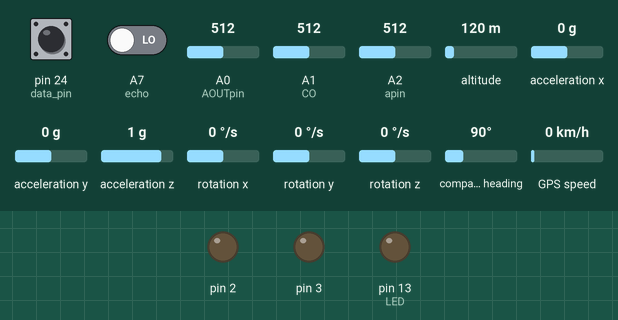
Bench run of a sketch on a simulated Arduino Mega 2560, built with avr-gcc and run on an emulated ATmega2560. Parts: output pins drawn as LEDs (lit = HIGH). Wiring (inferred from the names in the program): MPU-6050 motion sensor at I2C address 0x68. The test bench sets the inputs (shaded band); at power-on: altitude 120 m, A1 (CO) = 512, A2 (apin) = 512, acceleration x 0 g, acceleration y 0 g, acceleration z 1 g, pin 24 (data_pin) HIGH, A0 (AOUTpin) = 512, A7 (echo) LOW, rotation x 0 °/s, rotation y 0 °/s, rotation z 0 °/s, compass heading 90°, GPS speed 0 km/h. Storage starts empty; the GPS gets a fix after 3 s at 37.7749, -122.4194 with 8 satellites; pins used as bus, display or sensor lines are not drawn; what the sketch prints to the serial monitor is not drawn.

Above: at 2.5 s.
2.6 s: altitude set to 20 m
At 6.0 s:
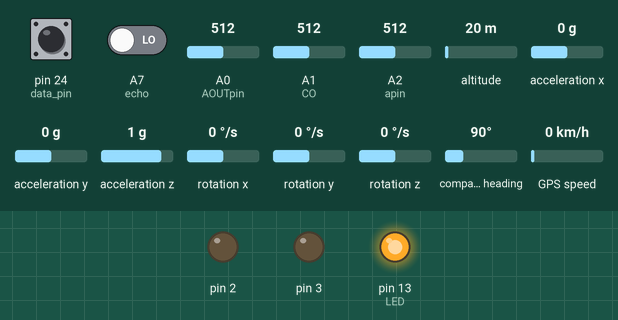
6.4 s: A1 (CO) set to 30
13.7 s: A2 (apin) set to 6
21.0 s: acceleration x set to -1.4 g
24.4 s: acceleration y set to -1.4 g
29.6 s: acceleration z set to -1.4 g
Timing chart, 0 to 32.6 s (numbered marks = the images above; inputs shaded):
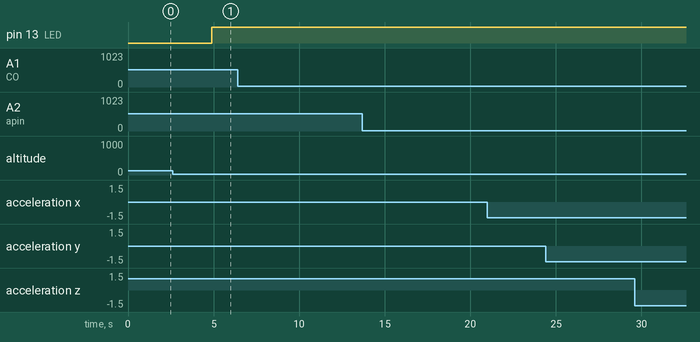

The sketch:

smart_card.ino
```cpp
#include <SoftwareSerial.h>
#include <TinyGPS.h>
#include <SD.h>
#include <stdlib.h>
#include <Wire.h>

const int MPU_ADDR = 0x68; // I2C address of the MPU-6050. If AD0 pin is set to HIGH, the I2C address will be 0x69.
int16_t accelerometer_x, accelerometer_y, accelerometer_z; // variables for accelerometer raw data
int16_t gyro_x, gyro_y, gyro_z; // variables for gyro raw data
int16_t temperature; // variables for temperature data
int t;
char tmp_str[7]; // temporary variable used in convert function
char* convert_int16_to_str(int16_t i)
{ // converts int16 to string. Moreover, resulting strings will have the same length in the debug monitor.
  sprintf(tmp_str, "%6d", i);
  return tmp_str;
}

int L=600;                        //Use 600 data point to pull data into matrix
boolean data[1000];               //Need to be more then above L
boolean result[100];              //Need to be more then 40
int resultcount=0;                //End result shoudl be 39.
int data_pin=24;                   //Set the data pin location
int extract_data_threadhold = 8;  //This threadhold between 0 or 1. It is the counts of high status between low voltage.
int DHT_type=22;                  //11 means DHT11, 22 means DHT22.  It will only be used at the end of data caculation
double HR=0, TM=0;

const int AOUTpin=A0;         //the AOUT pin of the Data_file sensor goes into analog pin A0 of the arduino
int i,alco_high,alco_low,Data_file,data1[200];

int CO=A1;
int airqua;
int apin=A2;
int LD1=A3;
int LD2=A4;
int LD3=A5;                           //LDR and ultrasonic
int trig=A6;
int echo=A7;
float dist,dur;
String string_;
String airq,di,ld,co,al,moi,a;

TinyGPS gps;
SoftwareSerial ss(0,1);
SoftwareSerial BTSerial(4,5);
static char dtostrfbuffer[20];
int CS = 53;
int LED = 13;

//Define String
String SD_date_time = "invalid";
String SD_lat = "invalid";
String SD_lon = "invalid";
String dataString ="";

static void gpsdump(TinyGPS &gps);
static bool feedgps();
static void print_float(float val, float invalid, int len, int prec, int SD_val);
static void print_int(unsigned long val, unsigned long invalid, int len);
static void print_date(TinyGPS &gps);
static void print_str(const char *str, int len);

void setup()
{
  pinMode(CS, OUTPUT);  //Chip Select Pin for the SD Card
  pinMode(LED, OUTPUT);  //LED Indicator
  pinMode(trig, OUTPUT);
  pinMode(echo, INPUT);
  pinMode(LD1,INPUT);
  pinMode(LD2,INPUT);
  pinMode(LD3,INPUT);
  //Serial interfaces
  Serial.begin(115200);
  ss.begin(4800);

  //Connect to the SD Card
  if(!SD.begin(CS))
  {
    Serial.println("Card Failure");
    return;
  }

  Wire.begin();
  Wire.beginTransmission(MPU_ADDR); // Begins a transmission to the I2C slave (GY-521 board)
  Wire.write(0x6B); // PWR_MGMT_1 register
  Wire.write(0); // set to zero (wakes up the MPU-6050)
  Wire.endTransmission(true);

  Serial.println(TinyGPS::library_version());
  Serial.println();
  Serial.print("Sizeof(gpsobject) = "); Serial.println(sizeof(TinyGPS));
  Serial.println();
  Serial.println("Sats HDOP Latitude Longitude Fix  Date       Time       Date Alt     Course Speed Card  Data_file Course Card  Chars Sentences Checksum");
  Serial.println("          (deg)    (deg)     Age                        Age  (m)     --- from GPS ----  ---- to London  ----  RX    RX        Fail");
  Serial.println("--------------------------------------------------------------------------------------------------------------------------------------");

  pinMode(AOUTpin, INPUT);//sets the pin as an input to the arduino
for(i=2;i<=5;i++)
{
  pinMode(i,OUTPUT);//sets the pin as an output of the arduino
}
 File Data_file=SD.open("mpu6050_output.csv", FILE_WRITE);
 String Data_file_header="Accleration x:, Acceleration y:, Accleration z:, temperature:, gyro x:, gyro y:, gyro z:";
 Data_file.print(Data_file_header);
 Data_file.close();

 File moist= SD.open("MOIST.csv",FILE_WRITE);
 String mois_header="moisture:, Temperautre:";
 moist.print(mois_header);
 moist.close();

 File alcohol_=SD.open("alcohol_level.csv",FILE_WRITE);
 String alcohol_header="alcohol level,";
 alcohol_.print(alcohol_header);
 alcohol_.close();

 File co_= SD.open("carbon_monoxide.csv", FILE_WRITE);
 String co_header="CO level:,";
 co_.print(co_header);
 co_.close();

 File air_= SD.open("Air_Quality.csv", FILE_WRITE);
 String air_header="Air Quality: ,";
 air_.print(air_header);
 air_.close();

 File dis_=SD.open("distance_.csv", FILE_WRITE);
 String dist_header="distance_file: ,";
 dis_.print(dist_header);
 dis_.close();

 File ldr_=SD.open("visibility.csv", FILE_WRITE);
 String visi_header="LDR1: ,LDR2: ,LDR3: ";
 ldr_.print(visi_header);
 ldr_.close();

 SoftwareSerial BTSerial(4,5); //tx,rx
 BTSerial.begin(38400);

}

void mpu()
{
  Wire.beginTransmission(MPU_ADDR);
  Wire.write(0x3B); // starting with register 0x3B (ACCEL_XOUT_H) [MPU-6000 and MPU-6050 Register Map and Descriptions Revision 4.2, p.40]
  Wire.endTransmission(false); // the parameter indicates that the Arduino will send a restart. As a result, the connection is kept active.
  Wire.requestFrom(MPU_ADDR, 7*2, true); // request a total of 7*2=14 registers

  // "Wire.read()<<8 | Wire.read();" means two registers are read and stored in the same variable
  accelerometer_x = Wire.read()<<8 | Wire.read(); // reading registers: 0x3B (ACCEL_XOUT_H) and 0x3C (ACCEL_XOUT_L)
  accelerometer_y = Wire.read()<<8 | Wire.read(); // reading registers: 0x3D (ACCEL_YOUT_H) and 0x3E (ACCEL_YOUT_L)
  accelerometer_z = Wire.read()<<8 | Wire.read(); // reading registers: 0x3F (ACCEL_ZOUT_H) and 0x40 (ACCEL_ZOUT_L)
  temperature = Wire.read()<<8 | Wire.read(); // reading registers: 0x41 (TEMP_OUT_H) and 0x42 (TEMP_OUT_L)
  gyro_x = Wire.read()<<8 | Wire.read(); // reading registers: 0x43 (GYRO_XOUT_H) and 0x44 (GYRO_XOUT_L)
  gyro_y = Wire.read()<<8 | Wire.read(); // reading registers: 0x45 (GYRO_YOUT_H) and 0x46 (GYRO_YOUT_L)
  gyro_z = Wire.read()<<8 | Wire.read(); // reading registers: 0x47 (GYRO_ZOUT_H) and 0x48 (GYRO_ZOUT_L)
  t=temperature/340.00+36.53;
  String ax=String(convert_int16_to_str(accelerometer_x));
  String ay=String(convert_int16_to_str(accelerometer_y));
  String az=String(convert_int16_to_str(accelerometer_z));
  String tmp=String(t);
  String gx=String(convert_int16_to_str(gyro_x));
  String gy=String(convert_int16_to_str(gyro_y));
  String gz=String(convert_int16_to_str(gyro_z));
  a="Accleration x: "+ax+", Acceleration y: "+ay+", Accleration z: "+az+", temperature: "+tmp+", gyro x:"+gx+", gyro y: "+gy+", gyro z: "+gz;
  File Data_file=SD.open("mpu6050_output.csv", FILE_WRITE);
  if(Data_file)
  {
    Data_file.println(a);
    Data_file.close();
    // print out data
  Serial.print("aX = "); Serial.print(convert_int16_to_str(accelerometer_x));
  Serial.print(" | aY = "); Serial.print(convert_int16_to_str(accelerometer_y));
  Serial.print(" | aZ = "); Serial.print(convert_int16_to_str(accelerometer_z));
  // the following equation was taken from the documentation [MPU-6000/MPU-6050 Register Map and Description, p.30]
  Serial.print(" | tmp = "); Serial.print(t);
  Serial.print(" | gX = "); Serial.print(convert_int16_to_str(gyro_x));
  Serial.print(" | gY = "); Serial.print(convert_int16_to_str(gyro_y));
  Serial.print(" | gZ = "); Serial.print(convert_int16_to_str(gyro_z));
  }
  else
  {
    Serial.println("couldn't open mpu6050 file");
  }
}

void Get_Data()
{
  for (int i = 0; i <= L; i++)
  {
    data[i]=digitalRead(data_pin);

   }
}
void dht_ani()
{
  readDHT();
    String hr=String(HR);
    String tm=String(tm);
  moi="moisture: "+hr+", Temperautre: "+tm;
  File moist= SD.open("MOIST.csv",FILE_WRITE);
  if(moist)
  {
    moist.println(moi);
    moist.close();
    Serial.print("DHT22, HR = ");Serial.print(HR,1);Serial.print("%, Temperature = ");Serial.print(TM,1);
  }
}

void mq3()
{
   alco_high=0; // initially Data_file level is zero
 alco_low = 1023; // low threshold is 1023

 for(i=200; i>0; i--)
 {
      data1[i] = data1[i-1]; // decrement of data
      if(data1[i]>alco_high)
      alco_high=data1[i];
      if(data1[i]<alco_low)
      alco_low=data1[i];
 }

data1[0]= analogRead(AOUTpin);//reads the analaog value from the Data_file sensor's AOUT pin
Data_file=map(data1[0],0,1023,0,600);
 al=",";
al+=String(Data_file);

 File alcohol_=SD.open("alcohol_level.csv",FILE_WRITE);
if(alcohol_)
{
  alcohol_.println(al);
  alcohol_.close();
  Serial.print("Data_file value: ");
  Serial.println(Data_file);
}
else
{
  Serial.println("error opening sd card Data_file level file");
}

}

void mq7()
{
  // read the input on analog pin 0:
  int CO_Value = analogRead(CO);
   co=",";
  co+= String(CO_Value);
  File co_= SD.open("carbon_monoxide.csv", FILE_WRITE);
  if(co_)
  {
    co_.println(co);
    co_.close();
    Serial.println("CO level:");
    Serial.println(CO_Value);
  }
}

void mq135()
{
  airq=",";
airqua = analogRead(apin);              // read analog input pin 0
airq+=String(airqua);
File air_= SD.open("Air_Quality.csv", FILE_WRITE);
if(air_)
{
  air_.println(airq);
  air_.close();
  Serial.print("AirQua=");
  Serial.print(airqua, DEC);               // prints the value read
  Serial.println(" PPM");

}
else
{
  Serial.println("error opening sd card air quality file");
}

}

void ultra()
{
  digitalWrite(trig,LOW);
  delay(2);
  digitalWrite(trig,HIGH);
  delay(10);
  digitalWrite(trig,LOW);
  dur=pulseIn(echo,HIGH);
  dist=(dur*0.034)/2;
   di=",";
  di+=String(dist);
   File dis_=SD.open("distance_.csv", FILE_WRITE);
  if(dis_)
  {
    dis_.println(di);
    dis_.close();
    Serial.println("Data_file: "+di);
  }
  else
  {
    Serial.println("error opening Data_file file");
  }
}

void LDR()
{
  String ld="";
  ld=String(analogRead(LD1))+","+String(analogRead(LD2))+","+String(analogRead(LD3));
  File ldr_=SD.open("visibility.csv", FILE_WRITE);
  if(ldr_)
  {
    ldr_.println(ld);
    ldr_.close();
    Serial.println(ld);
   }
   else
   {
    Serial.println("error opening visibility file");
   }
}

void loop()
{
  bool newdata = false;
  unsigned long start = millis();

  // Every second we print an update
  while (millis() - start < 1000)
  {
    if (feedgps())
      newdata = true;
  }

  gpsdump(gps);

  //Write the newest information to the SD Card
  dataString = SD_date_time + "," + SD_lat + "," + SD_lon;
  if(SD_date_time != "invalid")
    digitalWrite(LED, HIGH);
  else
    digitalWrite(LED, LOW);

  //Open the Data CSV File
  File gps_file = SD.open("GPS.csv", FILE_WRITE);
  if (gps_file)
  {
    gps_file.println(dataString);
    Serial.println(dataString);
    gps_file.close();
  }
  else
  {
    Serial.println("\nCouldn't open the gps file!");
  }

  mpu();
  delay(50);
  dht_ani();
  delay(50);
  mq3();
  delay(50);
  mq7();
  delay(50);
  mq135();
  delay(50);
  ultra();
  delay(50);
}

static void gpsdump(TinyGPS &gps)
{
  float flat, flon;
  unsigned long age, date, time, chars = 0;
  unsigned short sentences = 0, failed = 0;
  static const float LONDON_LAT = 51.508131, LONDON_LON = -0.128002;

  print_int(gps.satellites(), TinyGPS::GPS_INVALID_SATELLITES, 5);
  print_int(gps.hdop(), TinyGPS::GPS_INVALID_HDOP, 5);
  gps.f_get_position(&flat, &flon, &age);
  print_float(flat, TinyGPS::GPS_INVALID_F_ANGLE, 9, 5, 1); //LATITUDE
  print_float(flon, TinyGPS::GPS_INVALID_F_ANGLE, 10, 5, 2); //LONGITUDE
  print_int(age, TinyGPS::GPS_INVALID_AGE, 5);

  print_date(gps); //DATE AND TIME

  print_float(gps.f_altitude(), TinyGPS::GPS_INVALID_F_ALTITUDE, 8, 2, 0);
  print_float(gps.f_course(), TinyGPS::GPS_INVALID_F_ANGLE, 7, 2, 0);
  print_float(gps.f_speed_kmph(), TinyGPS::GPS_INVALID_F_SPEED, 6, 2, 0);
  print_str(gps.f_course() == TinyGPS::GPS_INVALID_F_ANGLE ? "*** " : TinyGPS::cardinal(gps.f_course()), 6);
  print_int(flat == TinyGPS::GPS_INVALID_F_ANGLE ? 0UL : (unsigned long)TinyGPS::distance_between(flat, flon, LONDON_LAT, LONDON_LON) / 1000, 0xFFFFFFFF, 9);
  print_float(flat == TinyGPS::GPS_INVALID_F_ANGLE ? 0.0 : TinyGPS::course_to(flat, flon, 51.508131, -0.128002), TinyGPS::GPS_INVALID_F_ANGLE, 7, 2, 0);
  print_str(flat == TinyGPS::GPS_INVALID_F_ANGLE ? "*** " : TinyGPS::cardinal(TinyGPS::course_to(flat, flon, LONDON_LAT, LONDON_LON)), 6);

  gps.stats(&chars, &sentences, &failed);
  print_int(chars, 0xFFFFFFFF, 6);
  print_int(sentences, 0xFFFFFFFF, 10);
  print_int(failed, 0xFFFFFFFF, 9);
  Serial.println();
}

static void print_int(unsigned long val, unsigned long invalid, int len)
{
  char sz[32];
  if (val == invalid)
    strcpy(sz, "*******");
  else
    sprintf(sz, "%ld", val);
  sz[len] = 0;
  for (int i=strlen(sz); i<len; ++i)
    sz[i] = ' ';
  if (len > 0)
    sz[len-1] = ' ';
  Serial.print(sz);
  feedgps();
}

static void print_float(float val, float invalid, int len, int prec, int SD_val)
{
  char sz[32];
  if (val == invalid)
  {
    strcpy(sz, "*******");
    sz[len] = 0;
        if (len > 0)
          sz[len-1] = ' ';
    for (int i=7; i<len; ++i)
        sz[i] = ' ';
    Serial.print(sz);
    if(SD_val == 1) SD_lat = sz;
    else if(SD_val == 2) SD_lon = sz;
  }
  else
  {
    Serial.print(val, prec);
    if (SD_val == 1) SD_lat = dtostrf(val,10,5,dtostrfbuffer);
    else if (SD_val == 2) SD_lon = dtostrf(val,10,5,dtostrfbuffer);
    int vi = abs((int)val);
    int flen = prec + (val < 0.0 ? 2 : 1);
    flen += vi >= 1000 ? 4 : vi >= 100 ? 3 : vi >= 10 ? 2 : 1;
    for (int i=flen; i<len; ++i)
      Serial.print(" ");
  }
  feedgps();
}

static void print_date(TinyGPS &gps)
{
  int year;
  byte month, day, hour, minute, second, hundredths;
  unsigned long age;
  gps.crack_datetime(&year, &month, &day, &hour, &minute, &second, &hundredths, &age);
  if (age == TinyGPS::GPS_INVALID_AGE)
  {
    Serial.print("*******    *******    ");
    SD_date_time = "invalid";
  }
  else
  {
    char sz[32];
    sprintf(sz, "%02d/%02d/%02d %02d:%02d:%02d   ",
        month, day, year, hour, minute, second);
    Serial.print(sz);
    SD_date_time = sz;
  }
  print_int(age, TinyGPS::GPS_INVALID_AGE, 5);
  feedgps();
}

static void print_str(const char *str, int len)
{
  int slen = strlen(str);
  for (int i=0; i<len; ++i)
    Serial.print(i<slen ? str[i] : ' ');
  feedgps();
}

static bool feedgps()
{
  while (ss.available())
  {
    if (gps.encode(ss.read()))
      return true;
  }
  return false;
}

void readDHT()
{
  // Go into high impedence state to let pull-up raise data line level and
  // start the reading process.  Pull from HIGH to LOW to tell DHT11 prepare sending dada out
  pinMode(data_pin, OUTPUT);
  //Pull up the data pin prepare for the next step
  digitalWrite(data_pin, HIGH);delay(100);
  // First set data line low for 20 milliseconds to trigger DHT11 to start generate result.
  // Page 5 in datasheet, it needs >18ms.
  digitalWrite(data_pin, LOW);delay(20);

  // End the start signal by setting data line high for 40 microseconds.
  digitalWrite(data_pin, HIGH);
  delayMicroseconds(40);

  // Now start reading the data line to get the value from the DHT sensor.
  pinMode(data_pin, INPUT_PULLUP);
  delayMicroseconds(40);  // Delay a bit to let sensor pull data line low, and wait till low before get data.
  Get_Data();
  //Display_Result();  //You can use Serial Plot to see the data like oscolscope
  extract_data();  //Extract data and show end reult.
}


void extract_data()
{
  int high=0;
  resultcount=0;

  for (int i = 0; i< L-1;i++){
    if ((data[i]==true)){high++;}
    if ((data[i]==false)){
      if (high>0){if(high > extract_data_threadhold){result[resultcount]=true;high=0;resultcount++;}}
      if (high>0){if(high < extract_data_threadhold){result[resultcount]=false;high=0;resultcount++;}}
      }
    }

  //for (int j = 0; j<= resultcount;j++){
  for (int j = 0; j< 40;j++){
    result[j]=result[j+1];
    Serial.print(result[j]);
    if (((j+1)/8.0)==int((j+1)/8.0)){Serial.print(" ");}//Add a space every 8 bits
    }
  Serial.println();
  //Prepare 2^i.  Arduino IDE do not understand ^ operant
  double powerof2[16];
  powerof2[0]=1;
  for (int i=1;i<16;i++){
    powerof2[i]=1;
    for (int j=0;j<i;j++){
      powerof2[i]=powerof2[i]*2;
    }
  }
   //Caculate for DHT22
  if (DHT_type==22){
    int startpoint=0;
    //Extract HR, temperature, and verify code
    for (int i=0;i<16;i++){
      HR=HR+powerof2[15-i]*(result[i]*1.0);
      TM=TM+powerof2[15-i]*(result[16+i]*1.0);
      //Serial.print("Debug:");Serial.print(" i=");Serial.print(i);Serial.print(" powerof2[15-i]=");Serial.print(powerof2[15-i]);Serial.print(", result[i]=");Serial.print(result[i]);Serial.print(" HR=");Serial.print(HR);Serial.print(" TM=");Serial.print(TM);Serial.println();
      //delay(500);
    }
    //Check SUM with 5th byte, ignore overflow
    int VR1=0,VR2=0,VR3=0,VR4=0,VRR=0,VR=0;
    for (int i=0;i<8;i++){
      VR1=VR1+powerof2[7-i]*(result[i]*1.0);    //1st byte
      VR2=VR2+powerof2[7-i]*(result[i+8]*1.0);  //2nd byte
      VR3=VR3+powerof2[7-i]*(result[i+16]*1.0); //3rd byte
      VR4=VR4+powerof2[7-i]*(result[i+24]*1.0); //4th byte
      VR=VR+powerof2[7-i]*(result[i+32]*1.0);   //VR byte
    }
    VRR=VR1+VR2+VR3+VR4;
    if (VRR>=256)VRR=VRR-256;  //Remove overflow
    HR=HR/10.0;
    TM=TM/10.0;

  }
}
```

Measured:
- after the input at 6.4 s, every drawn part: stays the same
- after the input at 13.7 s, every drawn part: stays the same
- after the input at 21.0 s, every drawn part: stays the same
- after the input at 24.4 s, every drawn part: stays the same
- after the input at 29.6 s, every drawn part: stays the same
